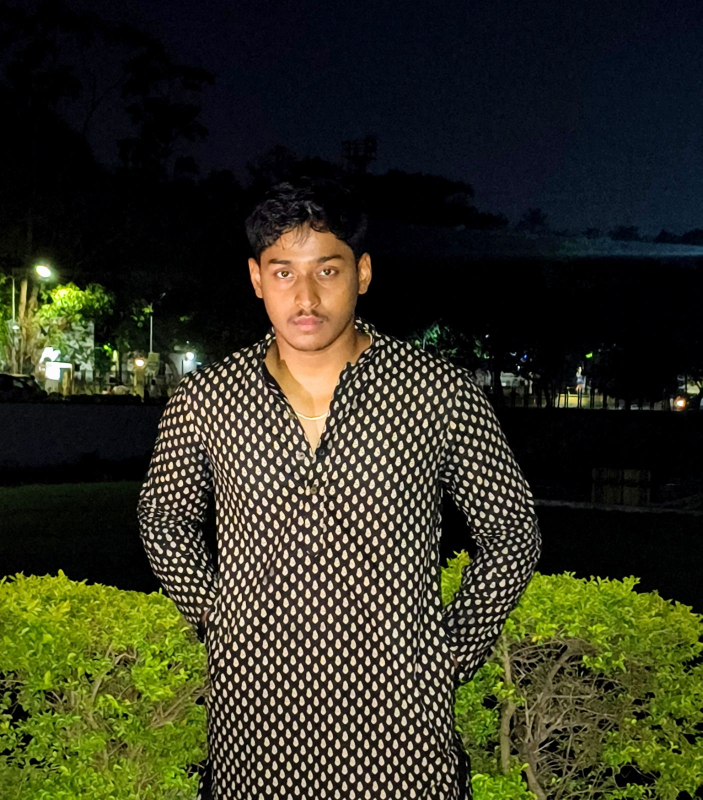
#> input picture assets/source-photo.jpg, 1405 x 1600 px (shown at 1/2 size)
$ python make_ascii_svg.py ../assets/source-photo.jpg ../assets/source-photo.jpg
#> lines starting #> are read from the running program, lines starting #| are printed output that depends on the picture
from pathlib import Path
import sys
from PIL import Image, ImageOps

RAMP = " .`:-=+*cs#%@"

def make_svg(source, output, width_chars=72):
#> called with source = '../assets/source-photo.jpg', output = '../assets/source-photo.jpg', width_chars = 72
    img = Image.open(source).convert("L")
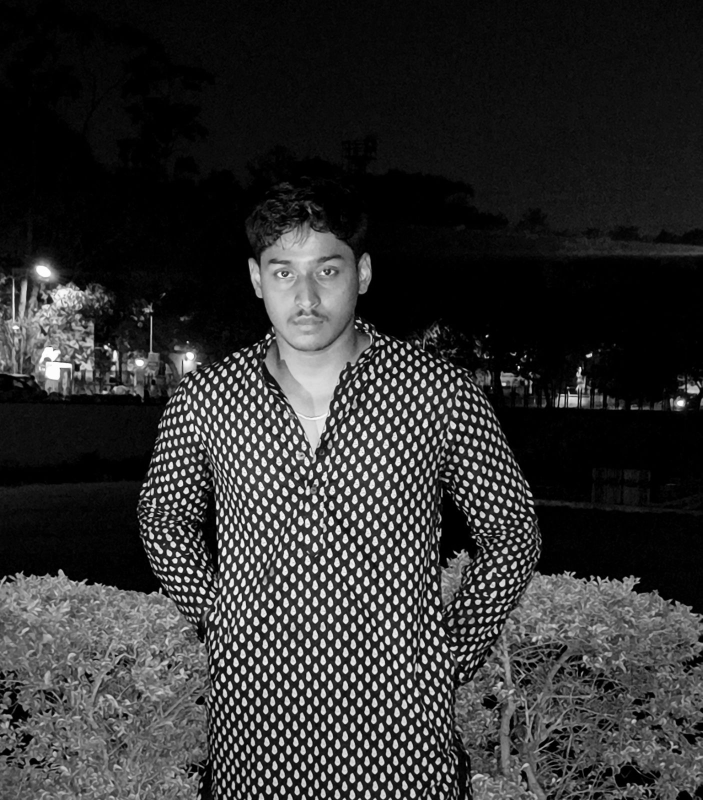
#> img: PIL image 1405x1600 L (shown at 1/2 size); min 0, max 255, mean 49.1
    img = ImageOps.autocontrast(img)
    aspect = img.height / img.width
#> aspect = 1.14
    height_chars = max(20, int(width_chars * aspect * 0.50))
#> height_chars = 40
    img = img.resize((width_chars, height_chars))
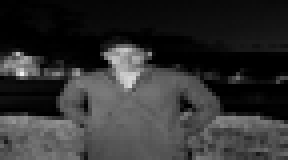
#> img: PIL image 72x40 L (shown 4 times larger); min 0, max 241, mean 49.2
    pixels = list(img.getdata())
#> pixels = 2880 values, max 241 at index 1301, min 0 at index 4, mean 49.16
    cell_w, cell_h = 8, 12
    width, height = width_chars * cell_w, height_chars * cell_h
#> width = 576; height = 480

    svg = [
        f'<svg xmlns="http://www.w3.org/2000/svg" width="{width}" height="{height}" viewBox="0 0 {width} {height}">',
        '<rect width="100%" height="100%" rx="12" fill="#0d1117"/>',
        '<g fill="#c9d1d9" font-family="monospace" font-size="12" xml:space="preserve">'
    ]

    for y in range(height_chars):
        chars = []
        for x in range(width_chars):
            v = pixels[y * width_chars + x]
            idx = min(len(RAMP)-1, int((255-v)/256*len(RAMP)))
            chars.append(RAMP[idx])
        safe = "".join(chars).replace("&","&amp;").replace("<","&lt;").replace(">","&gt;")
        delay = y * 0.055
        svg.append(
            f'<text x="8" y="{14+y*12}">{safe}'
            f'<animate attributeName="opacity" from="0" to="1" begin="{delay:.3f}s" dur="0.20s" fill="freeze"/></text>'
        )
#> after the loop, svg = 43 items

    svg.append("</g></svg>")
    Path(output).write_text("\n".join(svg), encoding="utf-8")

if __name__ == "__main__":
    if len(sys.argv) != 3:
        raise SystemExit("Usage: python scripts/make_ascii_svg.py SOURCE_IMAGE OUTPUT_SVG")
    make_svg(sys.argv[1], sys.argv[2])
